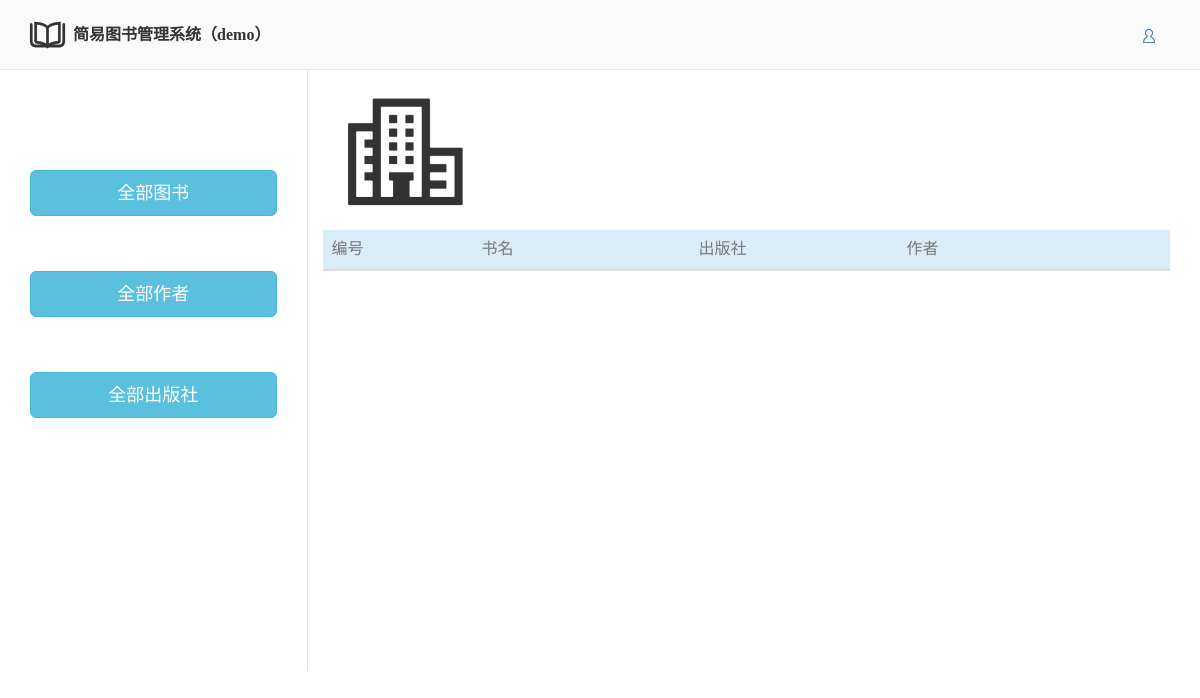
/app_home/3/pub_info/, run on an earlier commit of the app's database.
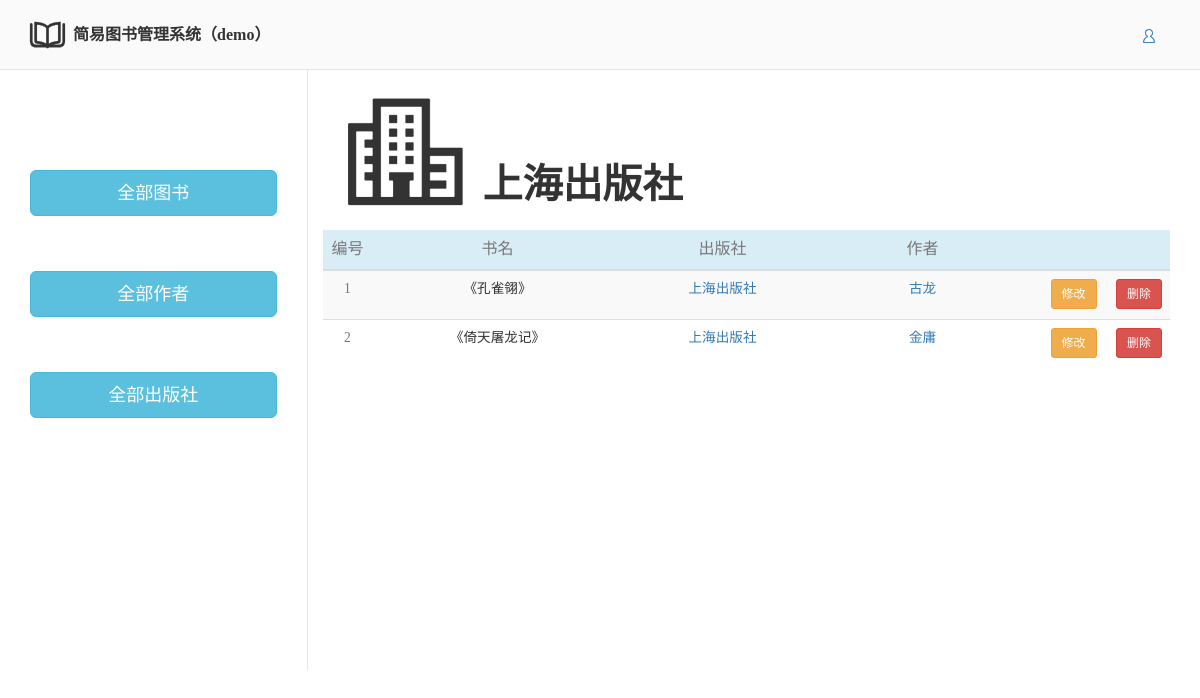
And on a later commit of the database.
### app_home/models.py (models this page shows)
class Publish(models.Model):
    p_id = models.AutoField(primary_key=True)
    pub_name = models.CharField(max_length=20)

class Book(models.Model):
    b_id = models.AutoField(primary_key=True)
    book_name = models.CharField(max_length=20, unique=True)  # 书名不重复
    pub = models.ForeignKey(to='Publish', to_field='p_id',on_delete=models.CASCADE)
    auth = models.ManyToManyField(to='Author')

class Author(models.Model):
    a_id = models.AutoField(primary_key=True)
    auth_name = models.CharField(max_length=20)

### app_home/views.py (the view)
# urls.py: re_path('(\d+)/pub_info/', views.pub_info),
def pub_info(request, p_id):
    usr = request.user.username
    pub_obj = Publish.objects.filter(pk=p_id).first()
    pub_all_obj = Publish.objects.all()
    auth_all_obj = Author.objects.all()
    book_obj = Book.objects.filter(pub=pub_obj).order_by('-pk')
    get_set_ip(request)
    return render(request, 'home/pub_info.html', locals())

### app_home/views.py (called while the page is built)
def get_set_ip(request):
    global request_ip
    request_ip = re.findall(r'\'[\w/]+/', str(request))
    request_ip = request_ip[0][1:-1]

### templates/home/pub_info.html (shortened to what this page needs)
{% extends 'home/home.html' %}
{% block db_book %}
    <div class="book-head">
        <div class="pub-bg bg pull-left"></div>
        <span class="pull-left bg-text">{{ pub_obj.pub_name }}</span>
    </div>
    <table class="table table-striped">
        <thead>
        <tr class="info text-muted" align="center">
            <th width="50" style="text-align: center">编号</th>
            <th width="250" style="text-align: center">书名</th>
            <th width="200" style="text-align: center">出版社</th>
            <th width="200" style="text-align: center">作者</th>
            <th></th>
        </tr>
        </thead>
        <tbody>
        {% for book in book_obj %}
            <tr height="50" align="center">
                <td class="text-muted small">{{ forloop.counter }}</td>
                <td class="small">{{ book.book_name }}</td>
                <td class="small">
                    <a href="/app_home/{{ book.pub_id }}/pub_info/">{{ book.pub.pub_name }}</a>
                </td>
                <td class="small">{% for auth in book.auth.all %}
                    <a href="/app_home/{{ auth.pk }}/auth_info/">{{ auth.auth_name }}</a>
                {% endfor %}
                </td>
                <td>
                    <a href="/app_home/{{ book.pk }}/delete_book" class="btn btn-danger btn-sm pull-right">删除</a>
                    <span class="btn btn-warning btn-sm pull-left" style="margin-left: 20px" data-toggle="modal"
                          data-target="#modal{{ book.pk }}">修改</span>
                </td>
            </tr>
        {% endfor %}
        </tbody>
    </table>
{% endblock %}

What changed in the data, as far as the page shows it:
added Publish: pub_name "上海出版社"
added Book: book_name "《孔雀翎》", pub.pub_name "上海出版社"
added Author: auth_name "古龙", shown under "《孔雀翎》"
added Book: book_name "《倚天屠龙记》", pub.pub_name "上海出版社"
added Author: auth_name "金庸", shown under "《倚天屠龙记》"
